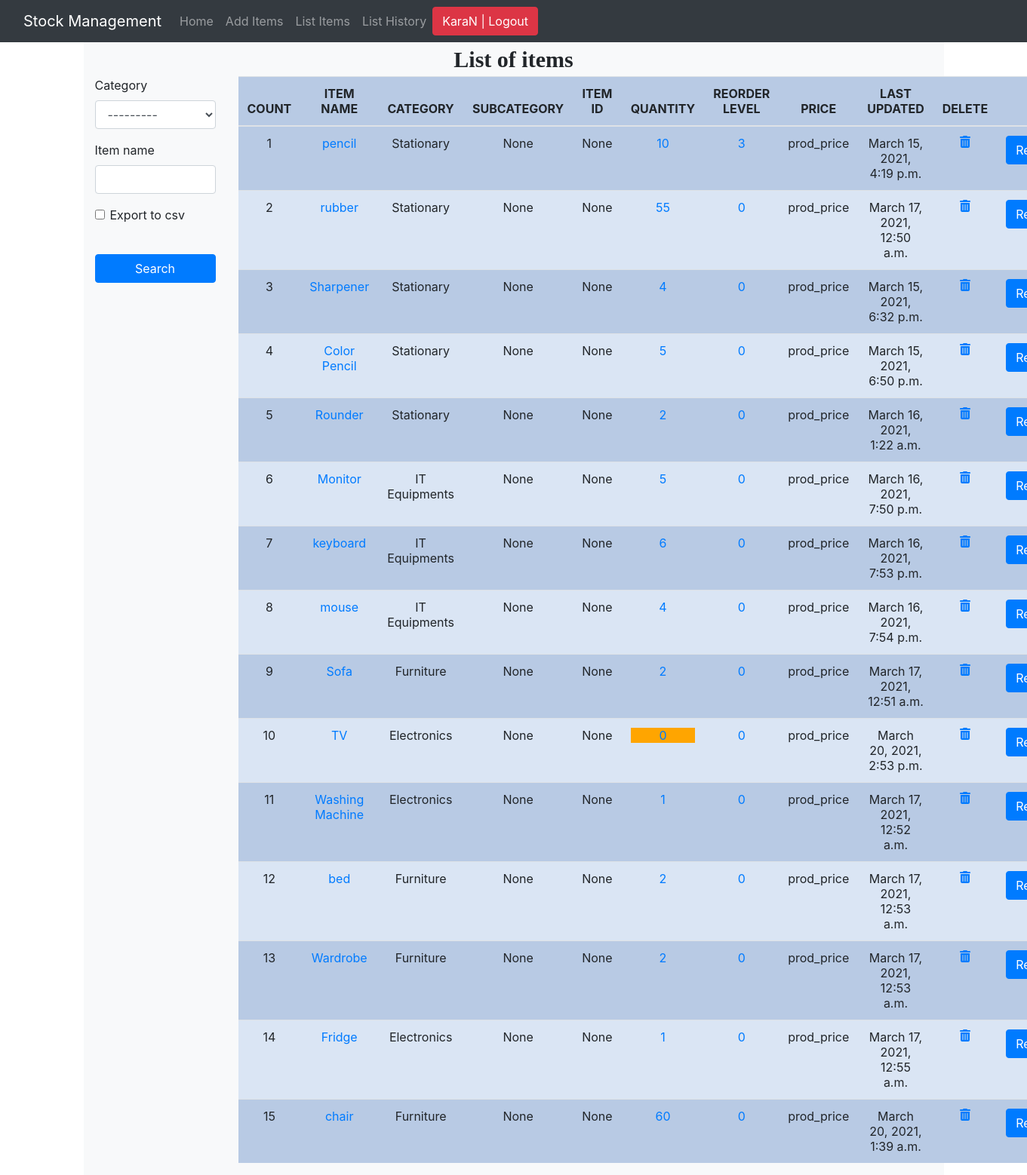
The app's page /list_items/ (signed in) with its own data.
### stockmgmt/models.py (models this page shows, shortened)
class Stock(models.Model):
	category = models.ForeignKey(Category, blank=True, on_delete=models.CASCADE,null=True)
	subcategory = models.ForeignKey(Subcategory, blank=True, on_delete=models.CASCADE,null=True)
	item_name = models.CharField(max_length=50, blank=True, null=True)
	quantity = models.IntegerField(default='0', blank=True, null=True)
	receive_quantity = models.IntegerField(default='0', blank=True, null=True)
	receive_by = models.CharField(max_length=50, blank=True, null=True)
	issue_quantity = models.IntegerField(default='1', blank=True, null=True)
	issue_by = models.CharField(max_length=50, blank=True, null=True)
	issue_to = models.CharField(max_length=50, blank=True, null=True)
	phone_number = models.CharField(max_length=10, blank=True, null=True)
	created_by = models.CharField(max_length=50, blank=True, null=True)
	reorder_level = models.IntegerField(default='0', blank=True, null=True)
	last_updated = models.DateTimeField(auto_now_add=False, auto_now=True)
	timestamp = models.DateTimeField(auto_now_add=True, auto_now=False)
	prod_id = models.CharField(max_length=20,blank=True,null=True)
	shipMode = models.CharField(max_length=50, blank=True,null=True)
	market = models.CharField(max_length=50, blank=True, null=True)
	sales = models.FloatField(default='0', blank=True, null=True)
	discount = models.FloatField(default='0', blank=True, null=True)
	profit = models.FloatField(default='0', blank=True, null=True)
	shipping_cost = models.FloatField(default='0', blank=True, null=True)
	order_priority = models.IntegerField(default='0', blank=True, null=True)
	shipday = models.IntegerField(blank=True, null=True)
	shipmonth = models.IntegerField(blank=True, null=True)
	shipyear = models.IntegerField(blank=True, null=True)
	orderday = models.IntegerField(blank=True, null=True)
	ordermonth = models.IntegerField(blank=True, null=True)
	orderyear = models.IntegerField(blank=True, null=True)
	prod_price = models.FloatField(default='0', blank=True, null=True)

class Category(models.Model):
	name = models.CharField(max_length=50, blank=True, null=True)
	def __str__(self):
		return self.name

### stockmgmt/views.py (the view, shortened to what this page needs)
# urls.py: path("list_items/", views.list_items, name="list_tems"),
def list_items(request):
    form = StockSearchForm(request.POST or None)
    queryset = Stock.objects.all()
    context = {
        "title" : 'List of items',
        "queryset" : queryset,
        "form" : form
    }
    return render(request, "list_items.html", context)

### stockmgmt/forms.py
class StockSearchForm(forms.ModelForm):
    class Meta:
        model = Stock
        fields = ['category', 'item_name']
    export_to_csv = forms.BooleanField(required=False)

### stockmgmt/templates/list_items.html (shortened to what this page needs)
{% load static %}
{% load crispy_forms_tags %}
{% include 'nav.html' %}
<!DOCTYPE html>
<html>
<head>
  <title{{title}}>
    <link href="{% static 'css/stylesheet.css' %}" rel="stylesheet">
    <link rel="stylesheet" href="https://maxcdn.bootstrapcdn.com/bootstrap/4.5.2/css/bootstrap.min.css">
</head>
<body>
  <div role="main" class="container bg-light">
    <div class="header">
      {{title}}
    </div>
    <div class="row">
      <div class="col-sm-2">
        <form method="POST" action="">
          {{form|crispy}}
          <br>
          <input type="submit" class="btn btn-primary mybutton" value="Search"> </input>
        </form>
      </div>
      <div class="col-sm-10">
        <div class="display_table">
          <table class='table'>
            <thead>
              <tr>
                <th>COUNT</th>
                <th>ITEM NAME</th>
                <th>CATEGORY</th>
                <th>SUBCATEGORY</th>
                <th>ITEM ID</th>
                <th>QUANTITY</th>
                <th>REORDER LEVEL </th>
                <th>PRICE</th>
                <th>LAST UPDATED</th>
                <th>DELETE</th>
                <th></th>
              </tr>
            </thead>
            {% for instance in queryset %}
            <tr>
              <td>{{forloop.counter}}</td>
              <td><a href="{% url 'update_items' instance.id %}"> {{instance.item_name}} </a></td>
              <td>{{instance.category}}</td>
              <td>{{instance.subcategory}}</td>
              <td> {{instance.prod_id}} </td>
              <td>
                {% if instance.quantity <= instance.reorder_level %}
                <div style="background-color : orange; "><a href="{% url 'stock_detail' instance.id %}">
                    {{instance.quantity}} </a> </div>
                {% else %}
                <a href="{% url 'stock_detail' instance.id %}"> {{instance.quantity}} </a>
                {% endif %}
              </td>
              <td> <a href="{%url 'reorder_level' instance.id %}">{{instance.reorder_level}} </a> </td>
              <td> {{instance.prod_price}} </td>
              <td> {{instance.last_updated}} </td>
              <td><a href="{% url 'delete_items' instance.id %}"> <i class="fas fa-trash-alt"> </i> </a> </td>
              <td><button type="button" class="btn btn-primary" data-toggle='modal' data-target='#myModal'>
                  Reorder
                </button></td>
            </tr>
            {% endfor %}
          </table>
        </div>
      </div>
    </div>
</body>
</html>

### stockmgmt/templates/nav.html (shortened to what this page needs)
<nav class="navbar navbar-expand-lg navbar-dark bg-dark">
<div class="container-fluid">
    <a class="navbar-brand" href="#">Stock Management</a>
    <div class="collapse navbar-collapse" id="navbarSupportedContent">
        <ul class="navbar-nav me-auto mb-2 mb-lg-0">
        <li class="nav-item">
            <a class="nav-link" aria-current="page" href="/">Home</a>
        </li>
        <li class="nav-item">
            <a class="nav-link" href="/add_items">Add Items</a>
        </li>
        <li class="nav-item">
            <a class="nav-link" href="/list_items" tabindex="-1" aria-disabled="true">List Items</a>
        </li>
        <li class="nav-item">
            <a class="nav-link" href="/list_history"> List History </a>
        </li>
        </ul>
        <ul class="navbar-nav">
        {% if request.user.is_authenticated %}
        <li><a href="/"><button class="btn btn-danger">{{ user }} | Logout</button></a></li>
        {% else %}
        <li><a href="/accounts/login">Login</a></li>
        {% endif %}
    </ul>
    </div>
</div>
</nav>

### stockmgmt/static/css/stylesheet.css (style rules this page uses)
.table { text-align: center; }
.myButton { width: 100%; }
.table tr:nth-child(odd) { background: #B8CAE4 }
.table tr:nth-child(even) { background: #dae5f4 }
.header { font-size: 30px; text-align: center; font-weight: bold; font-family: 'Times New Roman', Times, serif; }

### records on screen
Stock: item_name "pencil", category "Stationary", subcategory "None", prod_id "None", quantity "10", reorder_level "3", prod_price "prod_price", last_updated "March 15, 2021, 4:19 p.m."
Stock: item_name "rubber", category "Stationary", subcategory "None", prod_id "None", quantity "55", reorder_level "0", prod_price "prod_price", last_updated "March 17, 2021, 12:50 a.m."
Stock: item_name "Sharpener", category "Stationary", subcategory "None", prod_id "None", quantity "4", reorder_level "0", prod_price "prod_price", last_updated "March 15, 2021, 6:32 p.m."
Stock: item_name "Color Pencil", category "Stationary", subcategory "None", prod_id "None", quantity "5", reorder_level "0", prod_price "prod_price", last_updated "March 15, 2021, 6:50 p.m."
Stock: item_name "Rounder", category "Stationary", subcategory "None", prod_id "None", quantity "2", reorder_level "0", prod_price "prod_price", last_updated "March 16, 2021, 1:22 a.m."
Stock: item_name "Monitor", category "IT Equipments", subcategory "None", prod_id "None", quantity "5", reorder_level "0", prod_price "prod_price", last_updated "March 16, 2021, 7:50 p.m."
Stock: item_name "keyboard", category "IT Equipments", subcategory "None", prod_id "None", quantity "6", reorder_level "0", prod_price "prod_price", last_updated "March 16, 2021, 7:53 p.m."
Stock: item_name "mouse", category "IT Equipments", subcategory "None", prod_id "None", quantity "4", reorder_level "0", prod_price "prod_price", last_updated "March 16, 2021, 7:54 p.m."
Stock: item_name "Sofa", category "Furniture", subcategory "None", prod_id "None", quantity "2", reorder_level "0", prod_price "prod_price", last_updated "March 17, 2021, 12:51 a.m."
Stock: item_name "TV", category "Electronics", subcategory "None", prod_id "None", quantity "0", reorder_level "0", prod_price "prod_price", last_updated "March 20, 2021, 2:53 p.m."
Stock: item_name "Washing Machine", category "Electronics", subcategory "None", prod_id "None", quantity "1", reorder_level "0", prod_price "prod_price", last_updated "March 17, 2021, 12:52 a.m."
Stock: item_name "bed", category "Furniture", subcategory "None", prod_id "None", quantity "2", reorder_level "0", prod_price "prod_price", last_updated "March 17, 2021, 12:53 a.m."
Stock: item_name "Wardrobe", category "Furniture", subcategory "None", prod_id "None", quantity "2", reorder_level "0", prod_price "prod_price", last_updated "March 17, 2021, 12:53 a.m."
Stock: item_name "Fridge", category "Electronics", subcategory "None", prod_id "None", quantity "1", reorder_level "0", prod_price "prod_price", last_updated "March 17, 2021, 12:55 a.m."
Stock: item_name "chair", category "Furniture", subcategory "None", prod_id "None", quantity "60", reorder_level "0", prod_price "prod_price", last_updated "March 20, 2021, 1:39 a.m."

### other values on screen
{{ user }} "KaraN"
{{ title }} "List of items"
